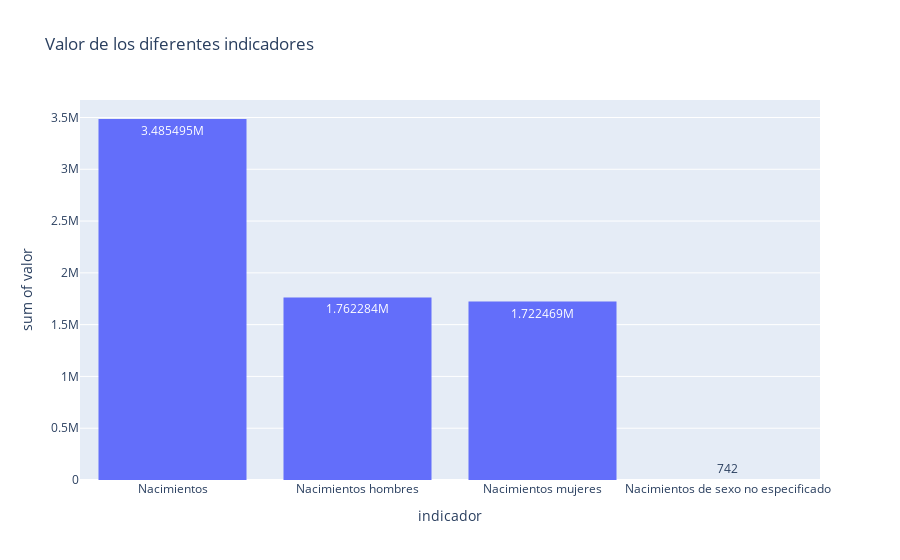

Notebook cell for this chart:
### Markdown cell above
**Comparacion del valor de los indicadores en valor y porcentaje hasta el 2021**

### Code cell
histograma = px.histogram(nacimientos_estado,x='indicador',y='valor',
                          text_auto=True,title='Valor de los diferentes indicadores')

histograma.show()

### Figure 1 — Plotly figure (JSON) as saved in the notebook; plotly's stock layout.template omitted (floating-point values rounded to 4 significant figures)
{"data": [{"alignmentgroup": "True", "bingroup": "x", "histfunc": "sum", "hovertemplate": "indicador=%{x}<br>sum of valor=%{y}<extra></extra>", "legendgroup": "", "marker": {"color": "#636efa", "pattern": {"shape": ""}}, "name": "", "offsetgroup": "", "orientation": "v", "showlegend": false, "texttemplate": "%{value}", "type": "histogram", "x": ["Nacimientos", "Nacimientos", "Nacimientos", "Nacimientos", "Nacimientos", "Nacimientos", "Nacimientos", "Nacimientos", "Nacimientos", "Nacimientos", "Nacimientos", "Nacimientos", "Nacimientos", "Nacimientos", "Nacimientos", "Nacimientos", "Nacimientos", "Nacimientos", "Nacimientos", "Nacimientos", "Nacimientos", "Nacimientos", "Nacimientos", "Nacimientos", "Nacimientos", "Nacimientos", "Nacimientos", "Nacimientos", "Nacimientos hombres", "Nacimientos hombres", "Nacimientos hombres", "Nacimientos hombres", "Nacimientos hombres", "Nacimientos hombres", "Nacimientos hombres", "Nacimientos hombres", "Nacimientos hombres", "Nacimientos hombres", "Nacimientos hombres", "Nacimientos hombres", "Nacimientos hombres", "Nacimientos hombres", "Nacimientos hombres", "Nacimientos hombres", "Nacimientos hombres", "Nacimientos hombres", "Nacimientos hombres", "Nacimientos hombres", "Nacimientos hombres", "Nacimientos hombres", "Nacimientos hombres", "Nacimientos hombres", "Nacimientos hombres", "Nacimientos hombres", "Nacimientos hombres", "Nacimientos hombres", "Nacimientos mujeres", "Nacimientos mujeres", "Nacimientos mujeres", "Nacimientos mujeres", "Nacimientos mujeres", "Nacimientos mujeres", "Nacimientos mujeres", "Nacimientos mujeres", "Nacimientos mujeres", "Nacimientos mujeres", "Nacimientos mujeres", "Nacimientos mujeres", "Nacimientos mujeres", "Nacimientos mujeres", "Nacimientos mujeres", "Nacimientos mujeres", "Nacimientos mujeres", "Nacimientos mujeres", "Nacimientos mujeres", "Nacimientos mujeres", "Nacimientos mujeres", "Nacimientos mujeres", "Nacimientos mujeres", "Nacimientos mujeres", "Nacimientos mujeres", "Nacimientos mujeres", "Nacimientos mujeres", "Nacimientos mujeres", "Nacimientos de sexo no especificado", "Nacimientos de sexo no especificado", "Nacimientos de sexo no especificado", "Nacimientos de sexo no especificado", "Nacimientos de sexo no especificado", "Nacimientos de sexo no especificado", "Nacimientos de sexo no especificado", "Nacimientos de sexo no especificado", "Nacimientos de sexo no especificado", "Nacimientos de sexo no especificado", "Nacimientos de sexo no especificado", "Nacimientos de sexo no especificado", "Nacimientos de sexo no especificado", "Nacimientos de sexo no especificado", "Nacimientos de sexo no especificado", "Nacimientos de sexo no especificado", "Nacimientos de sexo no especificado", "Nacimientos de sexo no especificado", "Nacimientos de sexo no especificado", "Nacimientos de sexo no especificado", "Nacimientos de sexo no especificado", "Nacimientos de sexo no especificado", "Nacimientos de sexo no especificado", "Nacimientos de sexo no especificado", "Nacimientos de sexo no especificado", "Nacimientos de sexo no especificado", "Nacimientos de sexo no especificado", "Nacimientos de sexo no especificado"], "xaxis": "x", "y": [147764, 139199, 138433, 138450, 135687, 139930, 135424, 135671, 123313, 130183, 123312, 127290, 118270, 127270, 125187, 125272, 126741, 124003, 122412, 119083, 114890, 114269, 117281, 116531, 116207, 110755, 85259, 107409, 74941, 70943, 70576, 69814, 68560, 70065, 68261, 68495, 61990, 64315, 61795, 64156, 59604, 63946, 63121, 63552, 63954, 62944, 62127, 60418, 58545, 58217, 59732, 58935, 59261, 56425, 43278, 54314, 72768, 68220, 67814, 68612, 67116, 69848, 67145, 67175, 61307, 65859, 61413, 63097, 58644, 63209, 62054, 61678, 62753, 61034, 60253, 58634, 56335, 56045, 57547, 57593, 56939, 54304, 41979, 53094, 55, 36, 43, 24, 11, 17, 18, 1, 16, 9, 104, 37, 22, 115, 12, 42, 34, 25, 32, 31, 10, 7, 2, 3, 7, 26, 2, 1], "yaxis": "y"}], "layout": {"barmode": "relative", "legend": {"tracegroupgap": 0}, "title": {"text": "Valor de los diferentes indicadores"}, "xaxis": {"anchor": "y", "domain": [0, 1], "title": {"text": "indicador"}}, "yaxis": {"anchor": "x", "domain": [0, 1], "title": {"text": "sum of valor"}}}}
